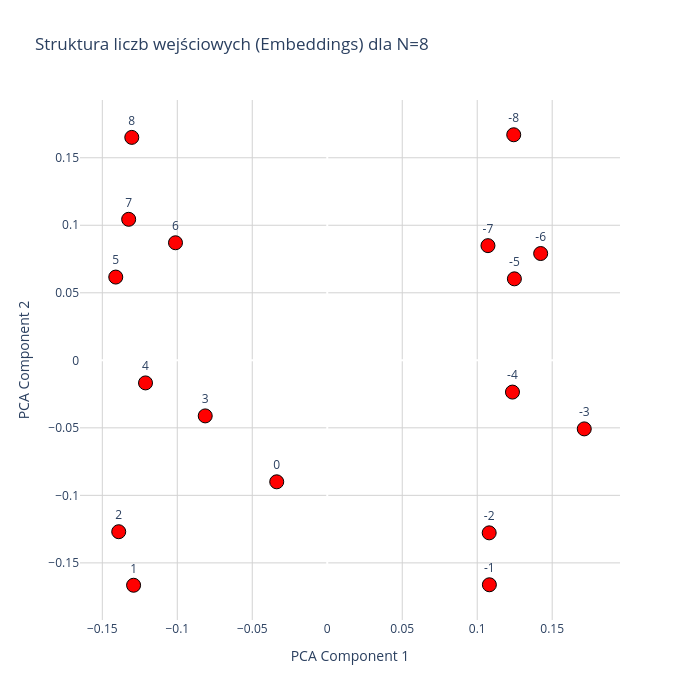

This figure's notebook cell:
### Code cell
model, N = GetModelFromConfig("")

model_path = r"checkpoint_epoch_8000.pt"

checkpoint = torch.load(model_path, map_location="cpu")

model_weights = checkpoint["model_state_dict"]
model.load_state_dict(model_weights)

plot_input_only_plotly(model, N=N)

### Figure 1 — Plotly figure (JSON) as saved in the notebook; plotly's stock layout.template omitted (floating-point values rounded to 4 significant figures)
{"data": [{"hoverinfo": "text", "hovertext": ["Wartość wejściowa: -8<br>Index w embed: 120", "Wartość wejściowa: -7<br>Index w embed: 121", "Wartość wejściowa: -6<br>Index w embed: 122", "Wartość wejściowa: -5<br>Index w embed: 123", "Wartość wejściowa: -4<br>Index w embed: 124", "Wartość wejściowa: -3<br>Index w embed: 125", "Wartość wejściowa: -2<br>Index w embed: 126", "Wartość wejściowa: -1<br>Index w embed: 127", "Wartość wejściowa: 0<br>Index w embed: 128", "Wartość wejściowa: 1<br>Index w embed: 129", "Wartość wejściowa: 2<br>Index w embed: 130", "Wartość wejściowa: 3<br>Index w embed: 131", "Wartość wejściowa: 4<br>Index w embed: 132", "Wartość wejściowa: 5<br>Index w embed: 133", "Wartość wejściowa: 6<br>Index w embed: 134", "Wartość wejściowa: 7<br>Index w embed: 135", "Wartość wejściowa: 8<br>Index w embed: 136"], "marker": {"color": "red", "line": {"color": "black", "width": 1}, "size": 14}, "mode": "markers+text", "text": ["-8", "-7", "-6", "-5", "-4", "-3", "-2", "-1", "0", "1", "2", "3", "4", "5", "6", "7", "8"], "textposition": "top center", "type": "scatter", "x": [0.1243, 0.1072, 0.1423, 0.1248, 0.1235, 0.1714, 0.108, 0.1081, -0.03371, -0.1291, -0.1391, -0.08138, -0.1212, -0.141, -0.1012, -0.1324, -0.1304], "y": [0.167, 0.08492, 0.07908, 0.06034, -0.02351, -0.05077, -0.1278, -0.1662, -0.08997, -0.1666, -0.1269, -0.04116, -0.01673, 0.06165, 0.08706, 0.1044, 0.1651]}], "layout": {"height": 700, "plot_bgcolor": "white", "title": {"text": "Struktura liczb wejściowych (Embeddings) dla N=8"}, "width": 700, "xaxis": {"gridcolor": "lightgray", "showgrid": true, "title": {"text": "PCA Component 1"}}, "yaxis": {"gridcolor": "lightgray", "showgrid": true, "title": {"text": "PCA Component 2"}}}}
